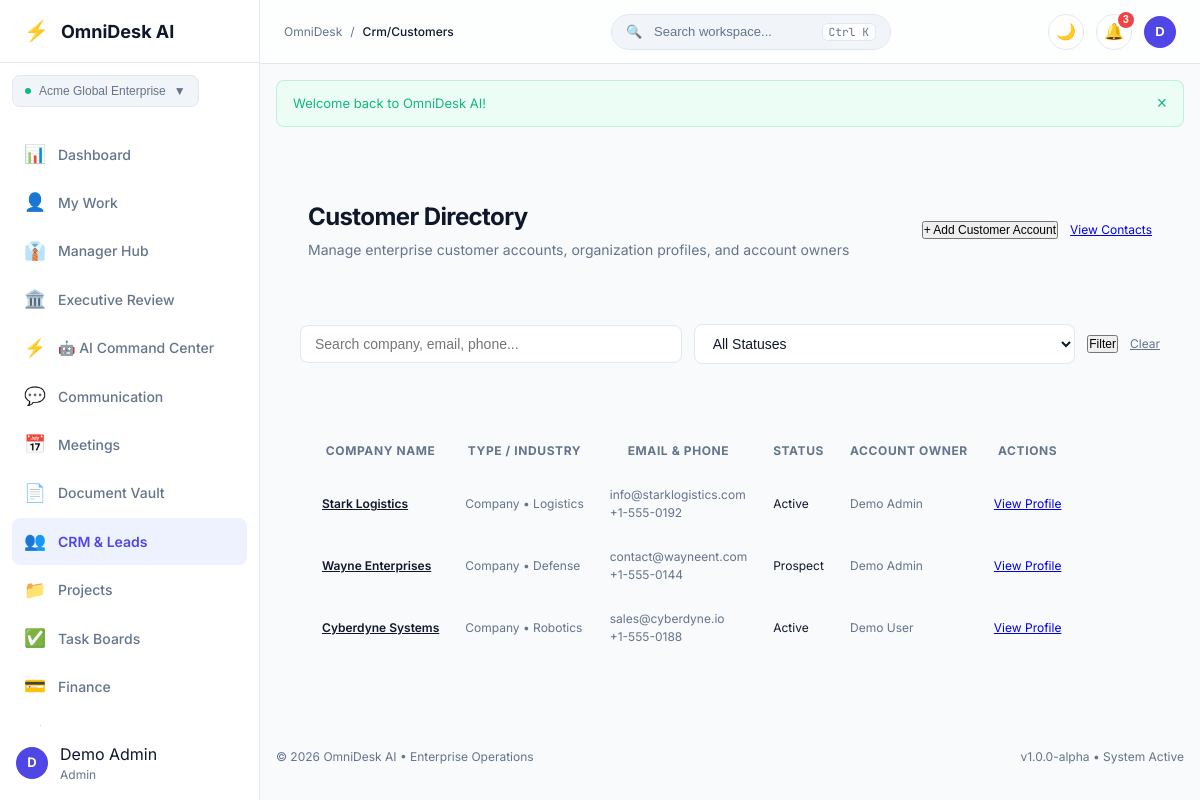
The app's page /crm/customers (signed in) with its own data.
### tables this page shows
CREATE TABLE IF NOT EXISTS `workspaces` (
    `id`          INT UNSIGNED NOT NULL AUTO_INCREMENT,
    `name`        VARCHAR(100) NOT NULL,
    `slug`        VARCHAR(100) NOT NULL,
    `type`        VARCHAR(30)  NOT NULL DEFAULT 'company' COMMENT 'company | team | department | personal',
    `owner_id`    INT UNSIGNED NOT NULL,
    `created_at`  DATETIME     NOT NULL DEFAULT CURRENT_TIMESTAMP,
    `updated_at`  DATETIME     NOT NULL DEFAULT CURRENT_TIMESTAMP ON UPDATE CURRENT_TIMESTAMP,

    PRIMARY KEY (`id`),
    UNIQUE KEY `uq_workspaces_slug` (`slug`),
    KEY `idx_workspaces_owner` (`owner_id`),
    CONSTRAINT `fk_ws_owner` FOREIGN KEY (`owner_id`)
        REFERENCES `users` (`id`) ON DELETE CASCADE ON UPDATE CASCADE

);

CREATE TABLE IF NOT EXISTS `customers` (
    `id`               INT UNSIGNED NOT NULL AUTO_INCREMENT,
    `workspace_id`     INT UNSIGNED NOT NULL,
    `company_name`     VARCHAR(150) NOT NULL,
    `type`             VARCHAR(30)  NOT NULL DEFAULT 'company' COMMENT 'company | individual',
    `industry`         VARCHAR(100) DEFAULT NULL,
    `website`          VARCHAR(255) DEFAULT NULL,
    `email`            VARCHAR(255) DEFAULT NULL,
    `phone`            VARCHAR(50)  DEFAULT NULL,
    `address`          VARCHAR(255) DEFAULT NULL,
    `city`             VARCHAR(100) DEFAULT NULL,
    `state`            VARCHAR(100) DEFAULT NULL,
    `country`          VARCHAR(100) DEFAULT NULL,
    `postal_code`      VARCHAR(30)  DEFAULT NULL,
    `status`           VARCHAR(30)  NOT NULL DEFAULT 'active' COMMENT 'active | prospect | inactive | archived',
    `assigned_user_id` INT UNSIGNED DEFAULT NULL,
    `notes`            TEXT         DEFAULT NULL,
    `created_by`       INT UNSIGNED DEFAULT NULL,
    `created_at`       DATETIME     NOT NULL DEFAULT CURRENT_TIMESTAMP,
    `updated_at`       DATETIME     NOT NULL DEFAULT CURRENT_TIMESTAMP ON UPDATE CURRENT_TIMESTAMP,

    PRIMARY KEY (`id`),
    KEY `idx_customers_workspace` (`workspace_id`),
    KEY `idx_customers_status`    (`status`),
    KEY `idx_customers_assigned`  (`assigned_user_id`),
    CONSTRAINT `fk_cust_ws` FOREIGN KEY (`workspace_id`)
        REFERENCES `workspaces` (`id`) ON DELETE CASCADE ON UPDATE CASCADE,
    CONSTRAINT `fk_cust_assigned` FOREIGN KEY (`assigned_user_id`)
        REFERENCES `users` (`id`) ON DELETE SET NULL ON UPDATE CASCADE

);

### modules/CRM/views/customers.php (the view, shortened to what the rows shown need)
<?php
$customers = $result['data'] ?? [];
?>
<?php require_once MODULES_PATH . '/Shared/views/app_shell_start.php'; ?>
<div class="card card-glass p-6 mb-6">
    <div class="flex items-center justify-between flex-wrap gap-4">
        <div>
            <h1 class="text-2xl font-bold tracking-tight mb-1">Customer Directory</h1>
            <p class="text-muted text-sm mb-0">Manage enterprise customer accounts, organization profiles, and account owners</p>
        </div>
        <div class="flex items-center gap-3">
            <button type="button" class="btn btn-primary text-xs py-1.5 px-3" onclick="document.getElementById('newCustomerModal').classList.add('active')">+ Add Customer Account</button>
            <a href="<?= url('/crm/contacts') ?>" class="btn btn-secondary text-xs py-1.5 px-3">View Contacts</a>
        </div>
    </div>
</div>
<div class="card p-4 mb-6">
    <form action="<?= url('/crm/customers') ?>" method="GET" class="flex items-center gap-3 flex-wrap m-0 text-xs">
        <input type="text" name="search" class="form-input text-xs py-1.5 px-3 w-64" placeholder="Search company, email, phone..." value="<?= e($_GET['search'] ?? '') ?>">
        <select name="status" class="form-input text-xs py-1.5 px-3 w-auto">
            <option value="">All Statuses</option>
        </select>
        <button type="submit" class="btn btn-secondary text-xs py-1.5 px-3">Filter</button>
        <a href="<?= url('/crm/customers') ?>" class="text-xs text-muted">Clear</a>
    </form>
</div>
<div class="card p-6 mb-6">
    <div class="table-responsive">
        <table class="table-custom w-full text-xs">
            <thead>
                <tr class="border-b text-left text-muted uppercase tracking-wider">
                    <th class="p-3">Company Name</th>
                    <th class="p-3">Type / Industry</th>
                    <th class="p-3">Email & Phone</th>
                    <th class="p-3">Status</th>
                    <th class="p-3">Account Owner</th>
                    <th class="p-3 text-right">Actions</th>
                </tr>
            </thead>
            <tbody>
                <?php if (!empty($customers)): ?>
                    <?php foreach ($customers as $c): ?>
                        <tr class="border-b hover:bg-surface-subtle">
                            <td class="p-3 font-semibold text-main">
                                <a href="<?= url('/crm/customers/show?id=' . $c['id']) ?>" class="hover:underline text-main">
                                    <?= e($c['company_name']) ?>
                                </a>
                            </td>
                            <td class="p-3 text-muted">
                                <span class="capitalize"><?= e($c['type']) ?></span> &bull; <?= e($c['industry'] ?: 'N/A') ?>
                            </td>
                            <td class="p-3 text-muted">
                                <div><?= e($c['email'] ?: 'N/A') ?></div>
                                <div class="text-2xs"><?= e($c['phone'] ?: '') ?></div>
                            </td>
                            <td class="p-3">
                                <span class="badge <?= $c['status'] === 'active' ? 'badge-success' : ($c['status'] === 'prospect' ? 'badge-warning' : 'badge-danger') ?> capitalize">
                                    <?= e($c['status']) ?>
                                </span>
                            </td>
                            <td class="p-3 text-muted"><?= e($c['owner_name'] ?: 'Unassigned') ?></td>
                            <td class="p-3 text-right">
                                <a href="<?= url('/crm/customers/show?id=' . $c['id']) ?>" class="btn btn-secondary text-2xs py-1 px-2">View Profile</a>
                            </td>
                        </tr>
                    <?php endforeach; ?>
                <?php else: ?>
                    <tr>
                        <td colspan="6" class="text-center p-6 text-muted">No customer accounts found matching criteria.</td>
                    </tr>
                <?php endif; ?>
            </tbody>
        </table>
    </div>
</div>
<?php require_once MODULES_PATH . '/Shared/views/app_shell_end.php'; ?>

### core/Router.php (shortened to what the rows shown need)
<?php
class Router
{
    private array $routes = [
        'GET'  => [],
        'POST' => [],
    ];
    public function dispatch(): void
    {
        $method = strtoupper($_SERVER['REQUEST_METHOD'] ?? 'GET');
        $uri    = $this->normalizeUri($_SERVER['REQUEST_URI'] ?? '/');
        foreach ($this->routes[$method] as $pattern => $routeInfo) {
            $params = $this->matchRoute($pattern, $uri);
            if ($params !== null) {
                $this->callHandler($routeInfo['handler'], $params);
                return;
            }
        }
    }
    private function addRoute(string $method, string $path, callable|array $handler, array $middleware = []): void
    {
        $pattern = $this->pathToPattern($path);
        $this->routes[$method][$pattern] = [
            'handler'    => $handler,
            'middleware' => $middleware,
        ];
    }
    private function pathToPattern(string $path): string
    {
        $pattern = preg_replace_callback(
            '/\{([a-zA-Z_][a-zA-Z0-9_]*)\}/',
            fn($m) => '(?P<' . $m[1] . '>[^/]+)',
            $path
        );
        return '#^' . $pattern . '$#';
    }
    private function matchRoute(string $pattern, string $uri): ?array
    {
        if (!preg_match($pattern, $uri, $matches)) {
            return null;
        }
        return array_filter(
            $matches,
            fn($k) => is_string($k),
            ARRAY_FILTER_USE_KEY
        );
    }
    private function callHandler(callable|array $handler, array $params): void
    {
        if (is_array($handler)) {
            [$class, $method] = $handler;
            $instance = new $class();
            $instance->$method($params);
            return;
        }
    }
    private function normalizeUri(string $uri): string
    {
        $path = parse_url($uri, PHP_URL_PATH) ?? '/';
        $path = '/' . trim($path, '/');
        $path = preg_replace('#/+#', '/', $path);
        return $path === '' ? '/' : $path;
    }
}

### modules/Shared/views/app_shell_start.php (shortened to what the rows shown need)
<?php
$currentUser = \Core\Auth::user();
$currentRoute = parse_url($_SERVER['REQUEST_URI'] ?? '/', PHP_URL_PATH);
$navItems = [
    ['key' => 'dashboard',     'label' => 'Dashboard',          'icon' => '📊', 'url' => '/dashboard',         'perm' => 'dashboard.view'],
    ['key' => 'my-work',       'label' => 'My Work',            'icon' => '👤', 'url' => '/my-work',           'perm' => 'dashboard.view'],
    ['key' => 'manager',       'label' => 'Manager Hub',        'icon' => '👔', 'url' => '/manager',           'perm' => 'dashboard.view'],
    ['key' => 'executive',     'label' => 'Executive Review',   'icon' => '🏛️', 'url' => '/executive',         'perm' => 'dashboard.view'],
    ['key' => 'ai',            'label' => '🤖 AI Command Center','icon' => '⚡', 'url' => '/ai/command-center', 'perm' => 'dashboard.view'],
    ['key' => 'communication', 'label' => 'Communication',      'icon' => '💬', 'url' => '/communication',     'perm' => 'dashboard.view'],
    ['key' => 'meetings',      'label' => 'Meetings',           'icon' => '📅', 'url' => '/meetings',          'perm' => 'dashboard.view'],
    ['key' => 'documents',     'label' => 'Document Vault',     'icon' => '📄', 'url' => '/documents',         'perm' => 'documents.view'],
    ['key' => 'crm',           'label' => 'CRM & Leads',        'icon' => '👥', 'url' => '/crm',               'perm' => 'crm.view'],
    ['key' => 'projects',      'label' => 'Projects',           'icon' => '📁', 'url' => '/projects',          'perm' => 'projects.view'],
    ['key' => 'tasks',         'label' => 'Task Boards',        'icon' => '✅', 'url' => '/tasks',             'perm' => 'tasks.view'],
    ['key' => 'finance',       'label' => 'Finance',            'icon' => '💳', 'url' => '/finance',           'perm' => 'finance.view'],
    ['key' => 'automation',    'label' => 'Automation',         'icon' => '⚡', 'url' => '/automation',        'perm' => 'settings.view'],
    ['key' => 'operations',    'label' => 'System Health',      'icon' => '🖥️', 'url' => '/operations/health', 'perm' => 'settings.view'],
    ['key' => 'notifications', 'label' => 'Notifications',      'icon' => '🔔', 'url' => '/notifications',     'perm' => 'notifications.view'],
    ['key' => 'settings',      'label' => 'Settings',           'icon' => '⚙️', 'url' => '/settings',          'perm' => 'settings.view'],
];
?>
<?php require_once __DIR__ . '/header.php'; ?>
<body class="bg-app text-main antialiased app-body">
    <div class="app-layout">
        <aside class="app-sidebar" id="appSidebar">
            <div class="sidebar-header">
                <a href="<?= url('/dashboard') ?>" class="brand-link">
                    <span class="brand-icon">⚡</span>
                    <span class="brand-title"><?= e(APP_NAME) ?></span>
                </a>
            </div>
            <div class="sidebar-workspace p-3">
                <?php
                $currActiveWs = \Core\DashboardService::getActiveWorkspace($currentUser['id'] ?? 0);
                ?>
                <div class="dropdown-wrapper w-full">
                    <button type="button" class="workspace-badge w-full justify-between cursor-pointer" id="wsDropdownBtn">
                        <div class="flex items-center gap-2 truncate">
                            <span class="ws-dot"></span>
                            <span class="ws-name truncate font-medium"><?= e($currActiveWs['name']) ?></span>
                        </div>
                        <span class="text-xs text-muted">▼</span>
                    </button>
                </div>
            </div>
            <nav class="sidebar-nav">
                <ul class="nav-list">
                    <?php foreach ($navItems as $item): ?>
                        <?php if (\Core\Auth::hasPermission($item['perm'])): ?>
                            <?php $isActive = str_starts_with($currentRoute, $item['url']); ?>
                            <li class="nav-item">
                                <a href="<?= url($item['url']) ?>" class="nav-link <?= $isActive ? 'active' : '' ?>">
                                    <span class="nav-icon"><?= $item['icon'] ?></span>
                                    <span class="nav-label"><?= e($item['label']) ?></span>
                                </a>
                            </li>
                        <?php endif; ?>
                    <?php endforeach; ?>
                </ul>
            </nav>
            <div class="sidebar-footer p-4">
                <div class="user-pill flex items-center gap-3">
                    <div class="avatar-circle">
                        <?= e(strtoupper(substr($currentUser['first_name'] ?? 'U', 0, 1))) ?>
                    </div>
                    <div class="user-info flex-1 min-w-0">
                        <div class="user-name truncate"><?= e($currentUser['full_name'] ?? 'User') ?></div>
                        <div class="user-role text-xs text-muted capitalize"><?= e($currentUser['role'] ?? 'member') ?></div>
                    </div>
                </div>
            </div>
        </aside>
        <div class="app-main">
            <header class="app-topbar">
                <div class="topbar-left flex items-center gap-3">
                    <div class="breadcrumbs flex items-center gap-2 text-xs text-muted">
                        <span>OmniDesk</span>
                        <span>/</span>
                        <span class="text-main font-medium capitalize"><?= e(ltrim($currentRoute, '/') ?: 'Dashboard') ?></span>
                    </div>
                </div>
                <div class="topbar-center">
                    <button type="button" class="search-trigger" id="globalSearchBtn">
                        <span class="search-icon">🔍</span>
                        <span class="search-text">Search workspace...</span>
                        <kbd class="search-kbd">Ctrl K</kbd>
                    </button>
                </div>
                <div class="topbar-right flex items-center gap-3">
                    <button type="button" class="btn-icon" id="themeToggleBtn" title="Toggle Light/Dark Theme">
                        🌙
                    </button>
                    <div class="dropdown-wrapper">
                        <button type="button" class="btn-icon relative" id="notifBellBtn" title="Notifications">
                            🔔
                            <span class="notif-badge">3</span>
                        </button>
                    </div>
                    <div class="dropdown-wrapper">
                        <button type="button" class="user-avatar-btn" id="userMenuBtn">
                            <div class="avatar-sm">
                                <?= e(strtoupper(substr($currentUser['first_name'] ?? 'U', 0, 1))) ?>
                            </div>
                        </button>
                    </div>
                </div>
            </header>
            <?php $flashes = get_flash(); ?>
            <?php if (!empty($flashes)): ?>
                <div class="flash-container p-4">
                    <?php foreach ($flashes as $f): ?>
                        <div class="alert alert-<?= e($f['type']) ?> flex items-center justify-between mb-2">
                            <span><?= e($f['message']) ?></span>
                            <button type="button" onclick="this.parentElement.remove()" class="alert-close">&times;</button>
                        </div>
                    <?php endforeach; ?>
                </div>
            <?php endif; ?>
            <main class="app-content p-6">

### records on screen
workspaces: name "Acme Global Enterprise"
customers: company_name "Stark Logistics", type "Company", industry "Logistics", email "info@starklogistics.com", phone "+1-555-0192", status "Active", owner_name "Demo Admin"
customers: company_name "Wayne Enterprises", type "Company", industry "Defense", email "contact@wayneent.com", phone "+1-555-0144", status "Prospect", owner_name "Demo Admin"
customers: company_name "Cyberdyne Systems", type "Company", industry "Robotics", email "sales@cyberdyne.io", phone "+1-555-0188", status "Active", owner_name "Demo User"

### other values on screen
$item['icon'] "📊"
$item['label'] "Dashboard"
$item['icon'] "👤"
$item['label'] "My Work"
$item['icon'] "👔"
$item['label'] "Manager Hub"
$item['icon'] "🏛️"
$item['label'] "Executive Review"
$item['icon'] "⚡"
$item['label'] "🤖 AI Command Center"
$item['icon'] "💬"
$item['label'] "Communication"
$item['icon'] "📅"
$item['label'] "Meetings"
$item['icon'] "📄"
